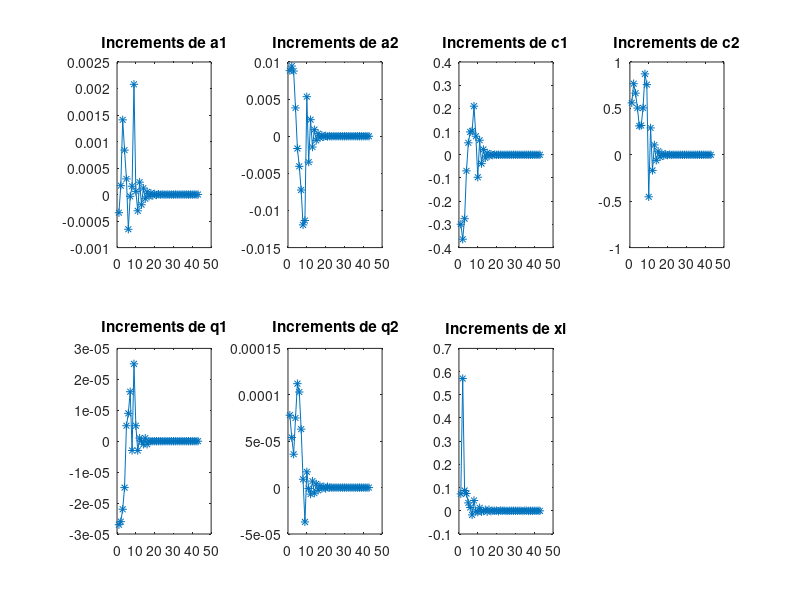

Write the MATLAB code that produced this figure.
clear
clf
A = [-0.000342 0.008831 -0.299202 0.559627 -0.000027 0.000078 0.072782  ; 0.000168 0.009452 -0.363871 0.766087 -0.000026 0.000054 0.570042  ; 0.001409 0.008778 -0.275342 0.663809 -0.000022 0.000036 0.087454  ; 0.000838 0.003814 -0.069327 0.503254 -0.000015 0.000075 0.074448  ; 0.000295 -0.001653 0.051644 0.310814 0.000005 0.000112 0.034156  ; -0.000654 -0.004057 0.098524 0.315863 0.000009 0.000103 0.014120  ; -0.000033 -0.007242 0.102785 0.505300 0.000016 0.000063 -0.017854  ; 0.000157 -0.011941 0.209534 0.871861 -0.000003 0.000009 0.044548  ; 0.002079 -0.011354 0.080046 0.756555 0.000025 -0.000037 -0.001766  ; 0.000060 0.005326 -0.096856 -0.452659 0.000005 0.000017 -0.005602  ; -0.000306 -0.003487 0.062776 0.289639 -0.000003 -0.000001 0.013123  ; 0.000234 0.002230 -0.037958 -0.167996 0.000001 -0.000007 -0.003768  ; -0.000192 -0.001455 0.023135 0.105982 0.000000 0.000007 -0.001051  ; 0.000122 0.000888 -0.013636 -0.060211 -0.000001 -0.000006 0.004742  ; -0.000079 -0.000560 0.007974 0.038394 0.000001 0.000004 -0.003961  ; 0.000052 0.000347 -0.004549 -0.023203 -0.000001 -0.000003 0.005010  ; -0.000035 -0.000215 0.002703 0.014602 0.000000 0.000002 -0.001616  ; 0.000026 0.000132 -0.001619 -0.008825 -0.000000 -0.000001 0.000046  ; -0.000020 -0.000083 0.000821 0.005583 0.000000 0.000001 0.000221  ; 0.000013 0.000056 -0.000251 -0.003842 -0.000000 -0.000001 0.000728  ; -0.000009 -0.000033 -0.000185 0.002441 0.000000 0.000001 -0.001999  ; 0.000007 0.000017 0.000350 -0.001409 -0.000000 -0.000000 0.001307  ; -0.000003 -0.000010 -0.000287 0.000822 0.000000 0.000000 0.000044  ; 0.000003 0.000008 0.000098 -0.000554 -0.000000 -0.000000 0.000802  ; 0.000000 -0.000007 -0.000073 0.000451 0.000000 0.000000 -0.000542  ; -0.000001 0.000006 0.000037 -0.000384 -0.000000 -0.000000 -0.000555  ; 0.000001 -0.000006 0.000026 0.000328 -0.000000 0.000000 0.000244  ; -0.000001 0.000005 -0.000047 -0.000282 0.000000 -0.000000 0.000103  ; 0.000000 -0.000005 0.000026 0.000212 -0.000000 0.000000 -0.000021  ; -0.000001 0.000004 0.000003 -0.000185 -0.000000 -0.000000 0.000064  ; 0.000002 -0.000004 0.000006 0.000185 0.000000 0.000000 -0.000380  ; -0.000001 0.000004 -0.000009 -0.000181 -0.000000 -0.000000 0.000357  ; 0.000001 -0.000004 0.000011 0.000180 0.000000 0.000000 0.000194  ; -0.000001 0.000004 -0.000004 -0.000185 0.000000 -0.000000 -0.000752  ; 0.000002 -0.000004 0.000002 0.000185 0.000000 0.000000 0.000616  ; -0.000001 0.000004 -0.000009 -0.000164 -0.000000 -0.000000 0.000270  ; 0.000002 -0.000004 0.000014 0.000173 0.000000 0.000000 -0.000597  ; -0.000001 0.000004 -0.000011 -0.000184 -0.000000 -0.000000 0.000101  ; 0.000001 -0.000004 0.000002 0.000169 0.000000 0.000000 -0.000345  ; -0.000001 0.000004 -0.000003 -0.000180 0.000000 -0.000000 0.000447  ; 0.000002 -0.000004 0.000005 0.000185 0.000000 0.000000 -0.000333  ; -0.000001 0.000004 -0.000011 -0.000177 -0.000000 -0.000000 0.000316  ; 0.000001 -0.000004 0.000012 0.000180 0.000000 0.000000 -0.000258 ];
% Vecteur colonne du nombre d'itérations
N=length(A(:,1));
iterations=[1:N]';

% Tracé
titres=['Increments de a1';'Increments de a2';'Increments de c1';'Increments de c2';'Increments de q1';'Increments de q2';'Increments de xi'];
for i=1:7
	subplot(2,4,i)
	plot(iterations(1:end), A(1:end,i), '*-');
	title(titres(i,:));
end

